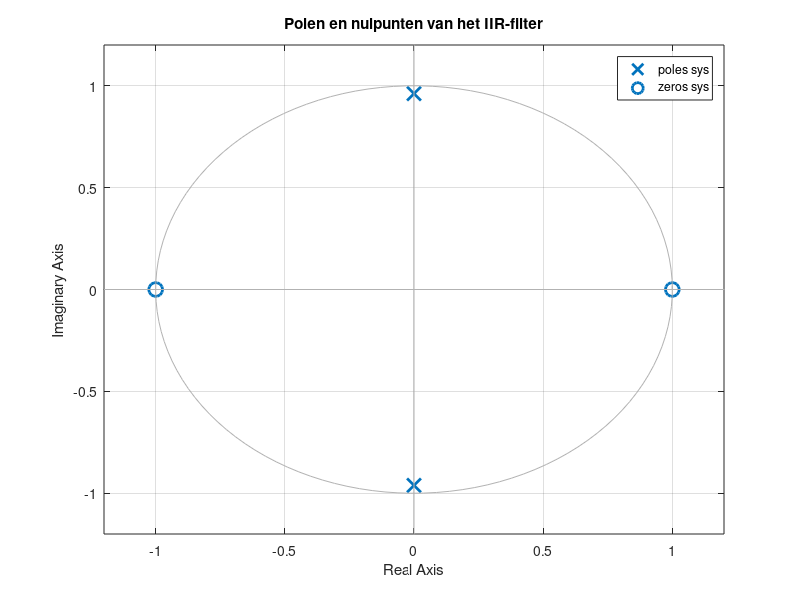
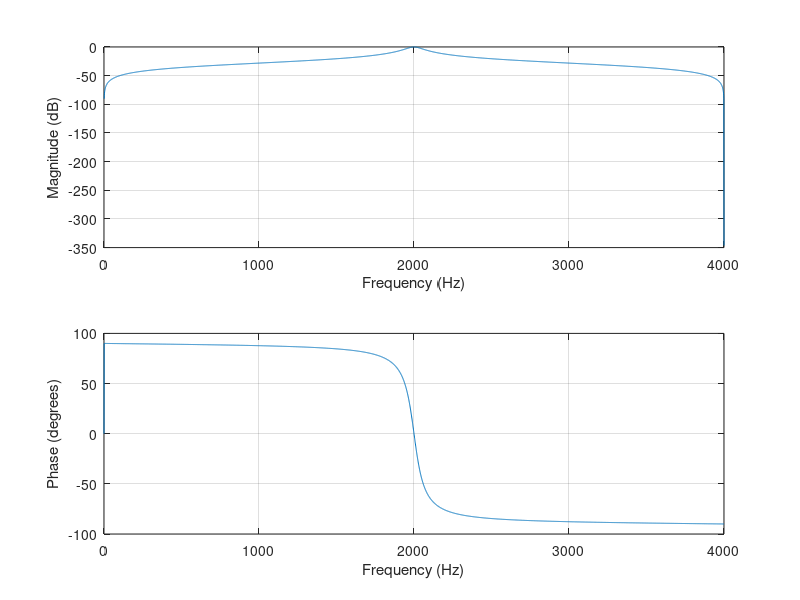

These figures' MATLAB source, in order: (Note: this script raises an error after producing the figures.)
Fs = 8000;
b = [0.0378, 0, -0.0378];
a = [1, 0, 0.9244];
sys = tf(b, a, 1 / Fs);
figure
% plot polen en nulpunten van IIR-filter:
pzmap(sys)
title('Polen en nulpunten van het IIR-filter')
% plot spectrum van IIR-filter:
figure
freqz(b, a, 0 : Fs / 2, Fs);
ax = gca;
ax.YLim = [-50 0];
title('Overdracht van het IIR-filter')
